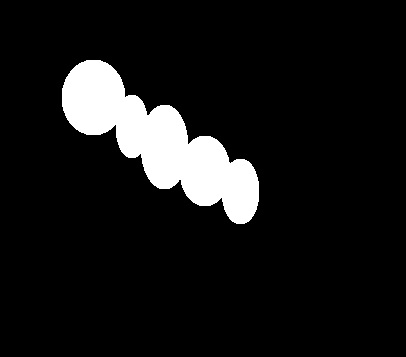
#> input picture Img17.jpg, 406 x 357 px, found by its file name
$ python Rascunho11.py
#> lines starting #> are read from the running program, lines starting #| are printed output that depends on the picture; after the words box and inside, x2 and y2 are one past the last pixel; in counts of white or black regions, pixels touching at a corner belong together
#cálculo de projeção
import cv2
import numpy as np
import matplotlib.pyplot as plt

img = cv2.imread('Img17.jpg',0)#Img10.jpg
#> img is the input picture: shape (357, 406); min 0, max 255, mean 22.6

img=img.astype('int')
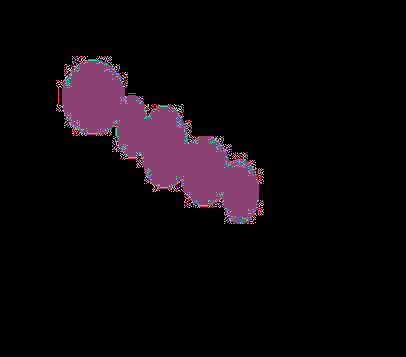
#> img: shape (357, 406) int64; 18 distinct labels, from 0 to 255; one colour per label, 0 black

img[img >= 127] = 255
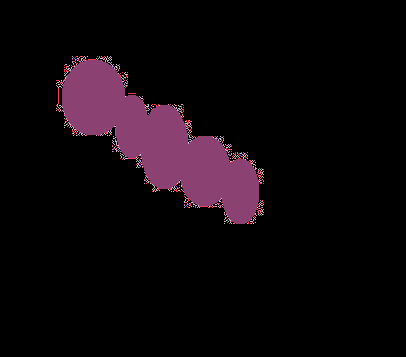
#> img: shape (357, 406) int64; 10 distinct labels, from 0 to 255; one colour per label, 0 black
img[img <= 127] = 0
#> img: shape (357, 406) int64; 8.9% white; 1 white region, box (x1, y1, x2, y2) and area: (62, 60, 259, 224) 12874

a1,a2 = np.shape(img)
#> a1 = 357; a2 = 406

teta=-37*np.pi/180

x=np.zeros(a1)
#> x = 357 values from 0 to 0
y=np.zeros(a2)
#> y = 406 values from 0 to 0

for i in range(a1):
    for j in range(a2):
        if img[i,j] == 255:
            r=np.sqrt(i**2+j**2)
            alfa=np.arcsin(i/r)
            py=int(np.floor(r*np.sin(teta+alfa)))
            px=int(np.floor(r*np.cos(teta+alfa)))
            x[px]=1
            y[py]=1

t_x=np.count_nonzero(x == 1)
#> t_x = 234
t_y=np.count_nonzero(y == 1)
#> t_y = 79

print(t_x,t_y)
#| 234 79

img=img.astype('uint8')
cv2.imshow('segmentada',img)

cv2.waitKey(0)
cv2.destroyAllWindows()

$ run again, with Img11.jpg copied over Img17.jpg
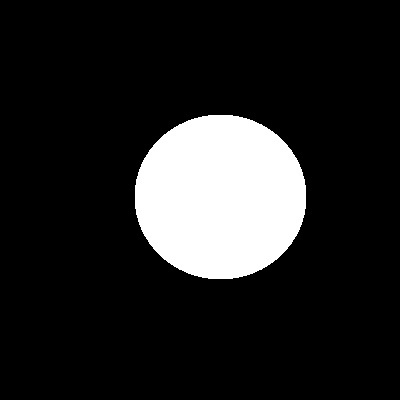
#> input picture Img11.jpg, 400 x 400 px, found by its file name
#> img is the input picture: shape (400, 400); min 0, max 255, mean 35.5
#> `img=img.astype('int')`:
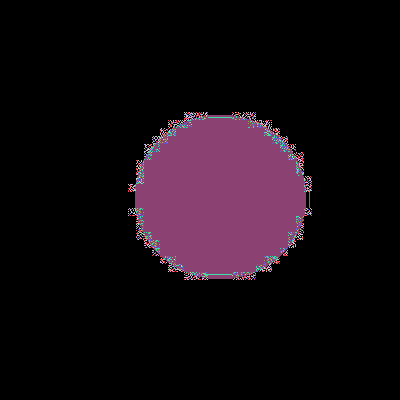
#> img: shape (400, 400) int64; 22 distinct labels, from 0 to 255; one colour per label, 0 black
#> `img[img >= 127] = 255`:
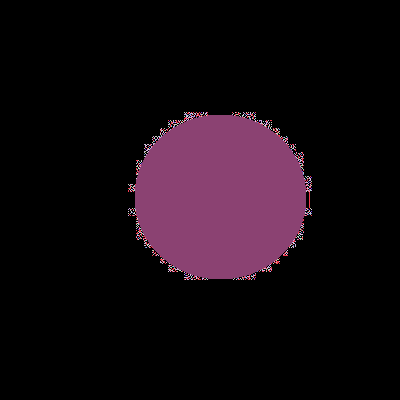
#> img: shape (400, 400) int64; 12 distinct labels, from 0 to 255; one colour per label, 0 black
#| 170 169
